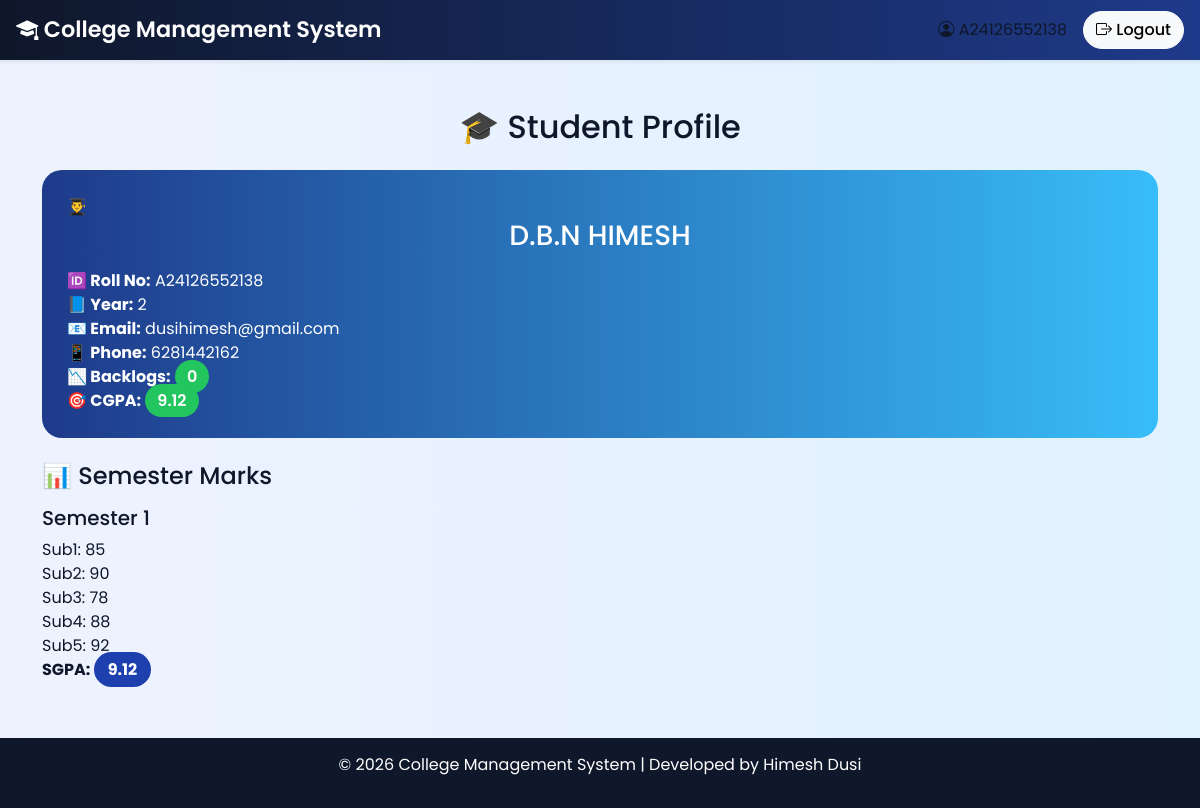
Page /student_profile (signed in) on the committed database.
### models.py (models this page shows)
class Student(db.Model):
    roll_no = db.Column(db.String(20), primary_key=True)
    name = db.Column(db.String(100))
    year = db.Column(db.String(10))
    grade = db.Column(db.String(10))
    backlogs = db.Column(db.Integer)
    cgpa = db.Column(db.Float)
    email = db.Column(db.String(100))
    phone = db.Column(db.String(20))

class StudentMark(db.Model):
    id = db.Column(db.Integer, primary_key=True)
    roll_no = db.Column(db.String(20))
    semester = db.Column(db.Integer)
    sub1 = db.Column(db.Integer)
    sub2 = db.Column(db.Integer)
    sub3 = db.Column(db.Integer)
    sub4 = db.Column(db.Integer)
    sub5 = db.Column(db.Integer)
    sgpa = db.Column(db.Float)

### app.py (the view)
@app.route("/student_profile")
def student_profile():
    roll = session["user"]
    student = Student.query.get(roll)
    marks = StudentMark.query.filter_by(roll_no=roll).all()
    return render_template("student_profile.html", student=student, marks=marks)

### templates/student_profile.html
{% extends "base.html" %}
{% block content %}
<h2 class="mb-4 text-center">🎓 Student Profile</h2>
<div class="profile-card mb-4">
    <div class="profile-avatar">👨‍🎓</div>
    <h3 class="text-center mb-3">{{ student.name }}</h3>
    <div class="info-block"><b>🆔 Roll No:</b> {{ student.roll_no }}</div>
    <div class="info-block"><b>📘 Year:</b> {{ student.year }}</div>
    <div class="info-block"><b>📧 Email:</b> {{ student.email }}</div>
    <div class="info-block"><b>📱 Phone:</b> {{ student.phone }}</div>
    <div class="info-block">
        <b>📉 Backlogs:</b>
        {% if student.backlogs > 0 %}
            <span class="backlog-badge">{{ student.backlogs }}</span>
        {% else %}
            <span class="cgpa-badge">0</span>
        {% endif %}
    </div>
    <div class="info-block">
        <b>🎯 CGPA:</b>
        <span class="cgpa-badge">{{ student.cgpa }}</span>
    </div>
</div>
<h4 class="mb-3">📊 Semester Marks</h4>
{% if marks %}
<div class="row">
{% for m in marks %}
    <div class="col-md-6">
        <div class="sem-card mb-3">
            <h5>Semester {{ m.semester }}</h5>
            <div class="subject-grid">
                <div>Sub1: {{ m.sub1 }}</div>
                <div>Sub2: {{ m.sub2 }}</div>
                <div>Sub3: {{ m.sub3 }}</div>
                <div>Sub4: {{ m.sub4 }}</div>
                <div>Sub5: {{ m.sub5 }}</div>
            </div>
            <b>SGPA:
                <span class="sgpa-badge">{{ m.sgpa }}</span>
            </b>
        </div>
    </div>
{% endfor %}
</div>
{% else %}
    <div class="alert alert-danger">
        ❌ No marksheet data found
    </div>
{% endif %}
{% endblock %}

### static/css/style.css (style rules this page uses)
body { font-family: 'Poppins', sans-serif; background: linear-gradient(to right, #eef2ff, #e0f2fe); min-height: 100vh; color: #0f172a; }
.profile-card, .student-card { background: linear-gradient(to right, #1e3a8a, #38bdf8); color: white; border-radius: 20px; padding: 25px; animation: fadeUp 0.8s ease; }
.cgpa-badge { background: #22c55e; padding: 5px 12px; border-radius: 20px; font-weight: 600; color: white; }
.sgpa-badge { background: #1e40af; color: white; padding: 6px 14px; border-radius: 20px; }

### rows in the picture
Student: name "D.B.N HIMESH", roll_no "A24126552138", year "2", email "dusihimesh@gmail.com", phone "6281442162", cgpa "9.12"
StudentMark: semester "1", sub1 "85", sub2 "90", sub3 "78", sub4 "88", sub5 "92", sgpa "9.12"

### other values in the picture
{{ session["user"] }} "A24126552138"
